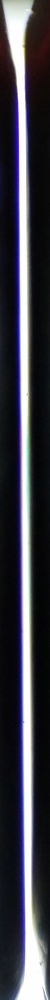
#> input picture image_procesing/template.jpg, 50 x 1000 px, shrunk from 160 x 3204 before the run; its folder holds only this picture in this run
$ python image_rotation.py
#> lines starting #> are read from the running program, lines starting #| are printed output that depends on the picture
import tkinter
from tkinter import filedialog
import os
import cv2

root = tkinter.Tk()
root.withdraw()  # use to hide tkinter window

# This file is used to rotate clockwise each photo in a set (because when we use
# raspiCamera the best usage of pixels is taking vertical photo).
def filesmanager():
    currdir = 'os.getcwd()'
    tempdir = filedialog.askopenfilenames(parent=root, initialdir=currdir, title='Please select files',
                                          filetypes=[('JPEG / JFIF', '*.jpg'),('JPEG / JFIF', '*.JPG'), ('PNG', '*.png')])
#> the answer given: template.jpg
    return tempdir

images = filesmanager()

for imname in images:

        img_raw = cv2.imread(imname, 0)
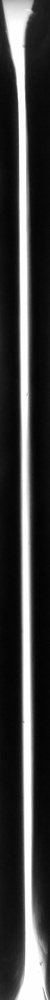
#> img_raw: shape (1000, 50); min 2, max 255, mean 64.1
        img = cv2.rotate(img_raw, cv2.ROTATE_90_CLOCKWISE)
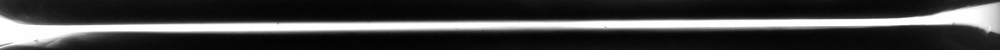
#> img: shape (50, 1000); min 2, max 255, mean 64.1

        cv2.imwrite(imname, img)
